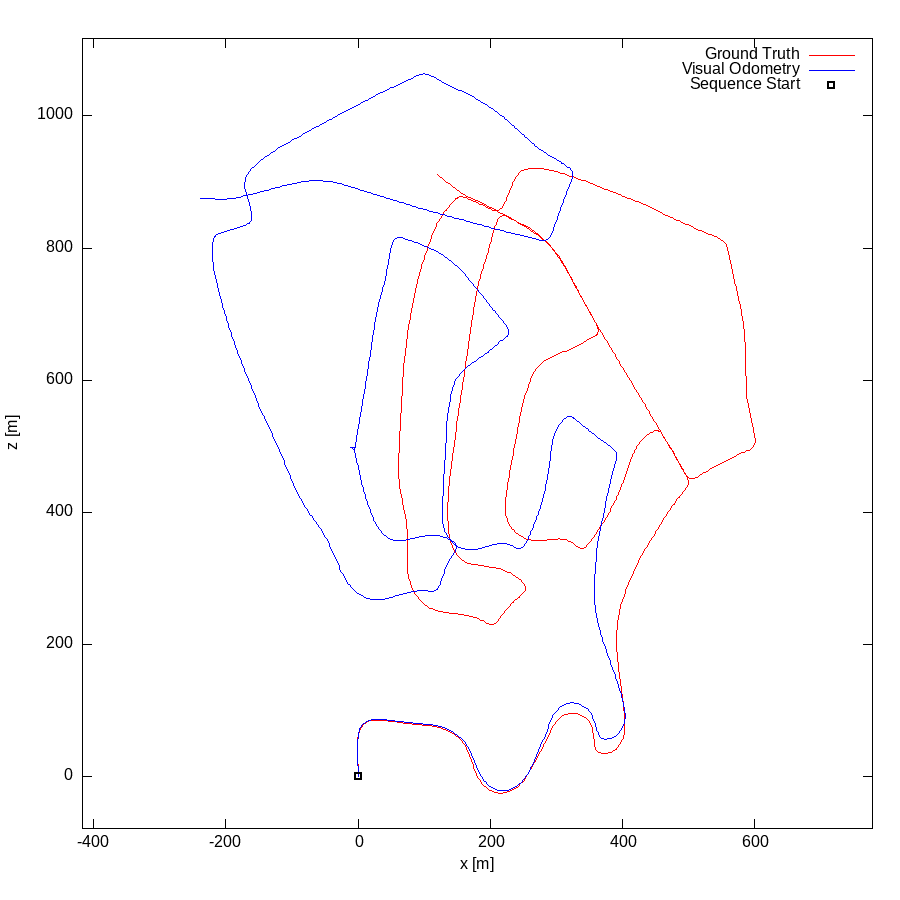

Here is the gnuplot script that generated this plot:
set term postscript eps enhanced color
set output "02.eps"
set size ratio -1
set xrange [-417:778]
set yrange [-78:1117]
set xlabel "x [m]"
set ylabel "z [m]"
plot "02.txt" using 1:2 lc rgb "#FF0000" title 'Ground Truth' w lines,"02.txt" using 3:4 lc rgb "#0000FF" title 'Visual Odometry' w lines,"< head -1 02.txt" using 1:2 lc rgb "#000000" pt 4 ps 1 lw 2 title 'Sequence Start' w points
